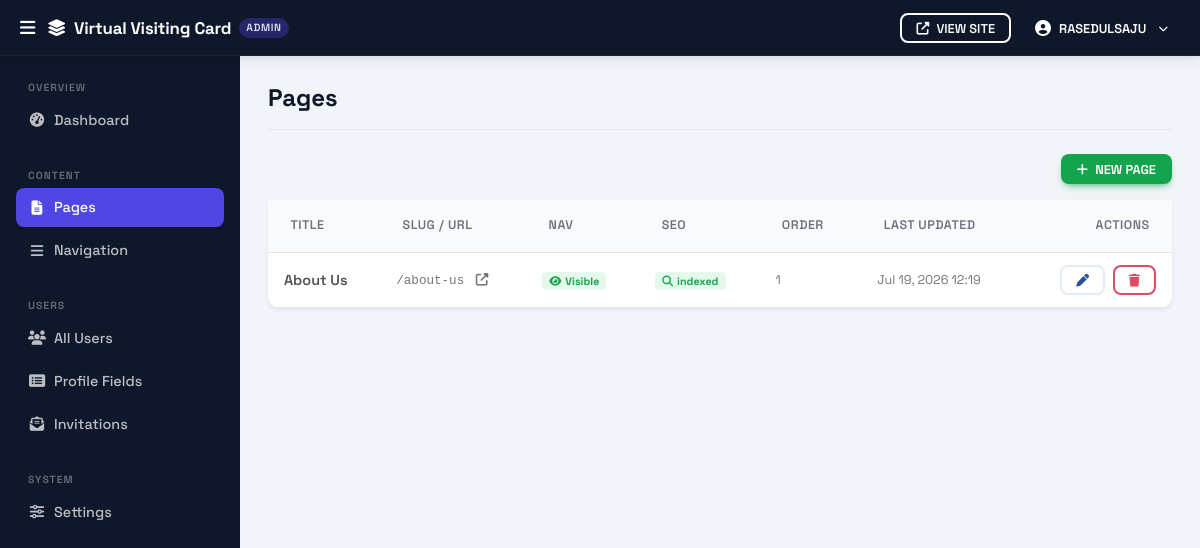
The page /admin/pages/index.php (signed in) on the database its author committed.
### tables this page shows
CREATE TABLE `pages` (
  `id`          INT UNSIGNED NOT NULL AUTO_INCREMENT,
  `slug`        VARCHAR(200) NOT NULL,
  `title`       VARCHAR(300) NOT NULL,
  `content`     LONGTEXT,
  `show_in_nav` TINYINT(1)   NOT NULL DEFAULT 0,
  `nav_order`   INT          NOT NULL DEFAULT 0,
  `meta_robots` VARCHAR(20)  NOT NULL DEFAULT 'index,follow',
  `updated_at`  DATETIME     NOT NULL DEFAULT CURRENT_TIMESTAMP
                             ON UPDATE CURRENT_TIMESTAMP,
  PRIMARY KEY (`id`),
  UNIQUE KEY `uq_slug` (`slug`)
);

### db.php (called while the page is built, shortened)
<?php
function getDB(): PDO
{
    static $pdo = null;
    if ($pdo === null) {
        $dsn = sprintf(
            'mysql:host=%s;dbname=%s;charset=%s',
            DB_HOST, DB_NAME, DB_CHARSET
        );
        $pdo = new PDO($dsn, DB_USER, DB_PASS, [
            PDO::ATTR_ERRMODE            => PDO::ERRMODE_EXCEPTION,
            PDO::ATTR_DEFAULT_FETCH_MODE => PDO::FETCH_ASSOC,
            PDO::ATTR_EMULATE_PREPARES   => false,
        ]);
    }
    return $pdo;
}

### helpers.php (called while the page is built, shortened)
<?php
require_once __DIR__ . '/db.php';
function e(string $s): string
{
    return htmlspecialchars($s, ENT_QUOTES | ENT_HTML5, 'UTF-8');
}
function metaRobotsLabel(string $directive): string
{
    return match ($directive) {
        'noindex,nofollow' => 'Hidden (noindex, nofollow)',
        'noindex,follow'   => 'Noindex (links still followed)',
        'index,nofollow'   => 'Indexed (links not followed)',
        default            => 'Indexed (default)',
    };
}

### admin/pages/index.php (the view, shortened to what this page needs)
<?php
require_once __DIR__ . '/../../helpers.php';
$pages = getDB()->query(
    'SELECT id, slug, title, show_in_nav, nav_order, meta_robots, updated_at
     FROM pages ORDER BY show_in_nav DESC, nav_order ASC, title ASC'
)->fetchAll();
require_once __DIR__ . '/../layout_header.php';
?>
<div class="d-flex justify-content-end mb-3">
    <a href="<?= BASE_URL ?>admin/pages/create.php" class="btn btn-success btn-sm">
        <i class="fas fa-plus me-1"></i> New Page
    </a>
</div>
<div class="card border-0 shadow-sm">
    <div class="table-responsive">
        <table class="table table-hover align-middle mb-0">
            <thead class="table-light">
                <tr>
                    <th>Title</th>
                    <th>Slug / URL</th>
                    <th>Nav</th>
                    <th>SEO</th>
                    <th>Order</th>
                    <th>Last Updated</th>
                    <th class="text-end">Actions</th>
                </tr>
            </thead>
            <tbody>
            <?php foreach ($pages as $p): ?>
            <tr>
                <td class="fw-semibold"><?= e($p['title']) ?></td>
                <td>
                    <a href="<?= BASE_URL . e($p['slug']) ?>" target="_blank"
                       class="text-decoration-none text-muted font-monospace small">
                        /<?= e($p['slug']) ?> <i class="fas fa-external-link-alt ms-1"></i>
                    </a>
                </td>
                <td>
                    <?php if ($p['show_in_nav']): ?>
                        <span class="badge bg-success-subtle text-success">
                            <i class="fas fa-eye me-1"></i>Visible
                        </span>
                    <?php else: ?>
                        <span class="badge bg-secondary-subtle text-secondary">
                            <i class="fas fa-eye-slash me-1"></i>Hidden
                        </span>
                    <?php endif; ?>
                </td>
                <td>
                    <?php if (str_contains($p['meta_robots'], 'noindex')): ?>
                        <span class="badge bg-warning-subtle text-warning" title="<?= e(metaRobotsLabel($p['meta_robots'])) ?>">
                            <i class="fas fa-eye-slash me-1"></i>noindex
                        </span>
                    <?php else: ?>
                        <span class="badge bg-success-subtle text-success" title="<?= e(metaRobotsLabel($p['meta_robots'])) ?>">
                            <i class="fas fa-search me-1"></i>indexed
                        </span>
                    <?php endif; ?>
                </td>
                <td class="text-muted small"><?= (int)$p['nav_order'] ?></td>
                <td class="small text-muted"><?= date('M j, Y H:i', strtotime($p['updated_at'])) ?></td>
                <td class="text-end">
                    <a href="<?= BASE_URL ?>admin/pages/edit.php?id=<?= (int)$p['id'] ?>"
                       class="btn btn-sm btn-outline-secondary me-1" title="Edit">
                        <i class="fas fa-pen"></i>
                    </a>
                    <form method="POST" action="<?= BASE_URL ?>admin/pages/delete.php" class="d-inline">
                        <button type="submit" class="btn btn-sm btn-outline-danger"
                                data-confirm="Delete page '<?= e($p['title']) ?>'? This cannot be undone.">
                            <i class="fas fa-trash"></i>
                        </button>
                    </form>
                </td>
            </tr>
            <?php endforeach; ?>
            </tbody>
        </table>
    </div>
</div>
<?php require_once __DIR__ . '/../layout_footer.php'; ?>

### assets/css/custom.css (style rules this page uses)
:root { --cms-primary: #4f46e5; --cms-primary-dark: #3730a3; --cms-accent: #7c3aed; --cms-ink: #0f172a; --cms-body: #374151; --cms-muted: #6b7280; --cms-border: #e2e8f0; --cms-bg: #f8fafc; --cms-surface: #ffffff; --cms-radius: 12px; --cms-shadow: 0 2px 16px rgba(15, 23, 42, .08); --cms-shadow-lg: 0 8px 32px rgba(15, 23, 42, .12); --cms-font-display: 'Space Grotesk', system-ui, sans-serif; --cms-font-body: -apple-system, BlinkMacSystemFont, 'Segoe UI', system-ui, sans-serif; }
html { scroll-behavior: smooth; }
body { font-family: var(--cms-font-body); background-color: var(--cms-bg); color: var(--cms-body); min-height: 100vh; display: flex; flex-direction: column; }
.card { border-radius: var(--cms-radius) !important; box-shadow: var(--cms-shadow); }
.bg-success-subtle { background: rgba(34,197,94,.12) !important; }
.font-monospace { font-family: 'Fira Code', 'Cascadia Code', 'Consolas', monospace !important; }

### assets/css/admin.css (style rules this page uses)
:root { --adm-sidebar-w: 240px; --adm-topbar-h: 56px; --adm-sidebar-bg: #0f172a; --adm-sidebar-hover: rgba(255, 255, 255, .07); --adm-sidebar-active: #4f46e5; --adm-sidebar-text: rgba(255, 255, 255, .72); --adm-sidebar-label: rgba(255, 255, 255, .35); --adm-content-bg: #f1f5f9; --adm-card-bg: #ffffff; --adm-border: #e2e8f0; --adm-font: 'Space Grotesk', system-ui, sans-serif; }
.admin-body { background: var(--adm-content-bg); font-family: var(--adm-font); padding-top: var(--adm-topbar-h); min-height: 100vh; }
.admin-body .card { border-radius: 12px !important; background: var(--adm-card-bg); }
.admin-body .table th { font-size: .78rem; font-weight: 600; letter-spacing: .04em; text-transform: uppercase; color: #6b7280; border-bottom-width: 1px; }
.admin-body .table td { vertical-align: middle; border-bottom-color: var(--adm-border); padding: .75rem 1rem; }
.admin-body .table-light th { background: #f8fafc; }
.admin-body .btn { border-radius: 8px; font-weight: 600; font-size: .875rem; }
.admin-body .btn-sm { font-size: .8rem; }

### rows shown on the page
pages: title "About Us", slug "about-us", show_in_nav 1 (drawn), nav_order "1", updated_at "Jul 19, 2026 12:19"

### other values the page prints
siteName() "Virtual Visiting Card"
$_adminUser "RASEDULSAJU"
$label "Dashboard Pages Navigation All Users Profile Fields Invitations Settings"
$pageTitle "Pages"
